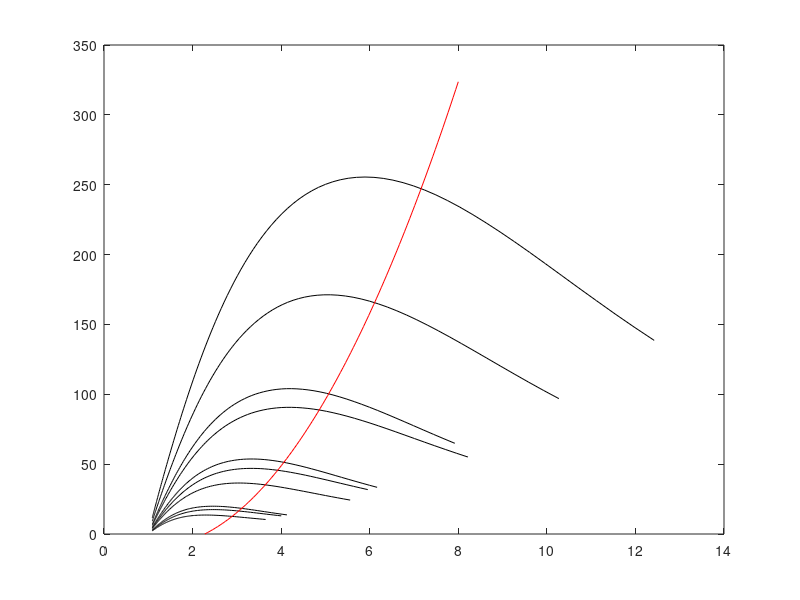

Write the MATLAB code that produced this figure.

load("data_coulombPTO_dampingStudy_20220927_slim.mat")

load("SSset_top80.mat")
SSset_top80 = SSset;
load("SSset_top90.mat")
SSset_top90 = SSset;
load("randSSset_top80.mat")
randSSset_top80 = SSset(1:10);

% switch 1
%     case 1
%         SSset = SSset_top80;
%     case 2
%         SSset = SSset_top80;
% end

D = 1; % [m^3/rad]
eta_w = 0.9; 
p_c = 1e6; % [Pa]
A_perm = 2.57e-12;
S_ro = 2750;
p_osm = 2.275e6; % [Pa]
p_f = linspace(p_osm,8e6); % [Pa] feed pressure 


PP_ro = @(p_f) p_f.*S_ro*A_perm.*(p_f - p_osm);

bounds = [1,2];
figure
% for iSS = SSset_top90
%         plot(1e-6*T_c_data(iSS,:)/D,1e-3*PP_w_data(iSS,:),'--',"Color",0.25*[1 1 1])
%         hold on
% end

for iSS = 1:10
    SS = randSSset_top80(iSS)
        plot(1e-6*(T_c_data(iSS,:)/D*eta_w + p_c),1e-3*PP_w_data(iSS,:),'-',"Color",0.0*[1 1 1])
        hold on
end

plot(1e-6*p_f,1e-3*PP_ro(p_f),'-r')
